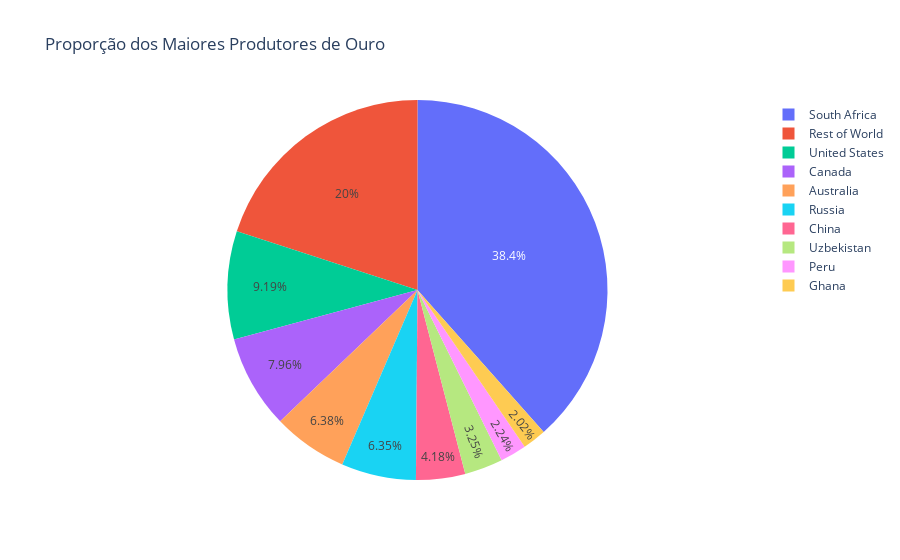

Notebook code for this chart:
### Code cell
import plotly.express as px
df = ranking(data_gold, 10 , 1920, 2010)



# Calculando a produção total dos países listados (excluindo o 'World')
total_countries = df.loc[1:, 'Total Gold Production'].sum()

# Calculando a produção de 'others'
others_production = df.loc[0, 'Total Gold Production'] - total_countries

# Criando um DataFrame para a linha 'others'
others_df = pd.DataFrame({'Entity': ['Rest of World'], 'Total Gold Production': [others_production]})

# Adicionando a linha 'others' ao DataFrame original usando pd.concat
df = pd.concat([df, others_df], ignore_index=True)

df = df.iloc[1:]

pie_fig = px.pie(df, values='Total Gold Production', names='Entity', title='Proporção dos Maiores Produtores de Ouro')
pie_fig

### Figure 1 — Plotly figure (JSON) as saved in the notebook; plotly's stock layout.template omitted (floating-point values rounded to 4 significant figures)
{"data": [{"domain": {"x": [0, 1], "y": [0, 1]}, "hovertemplate": "Entity=%{label}<br>Total Gold Production=%{value}<extra></extra>", "labels": ["South Africa", "United States", "Canada", "Australia", "Russia", "China", "Uzbekistan", "Peru", "Ghana", "Rest of World"], "legendgroup": "", "name": "", "showlegend": true, "type": "pie", "values": [46913, 11213, 9714, 7781, 7747, 5102, 3969, 2737, 2463, 24409]}], "layout": {"legend": {"tracegroupgap": 0}, "title": {"text": "Proporção dos Maiores Produtores de Ouro"}}}
